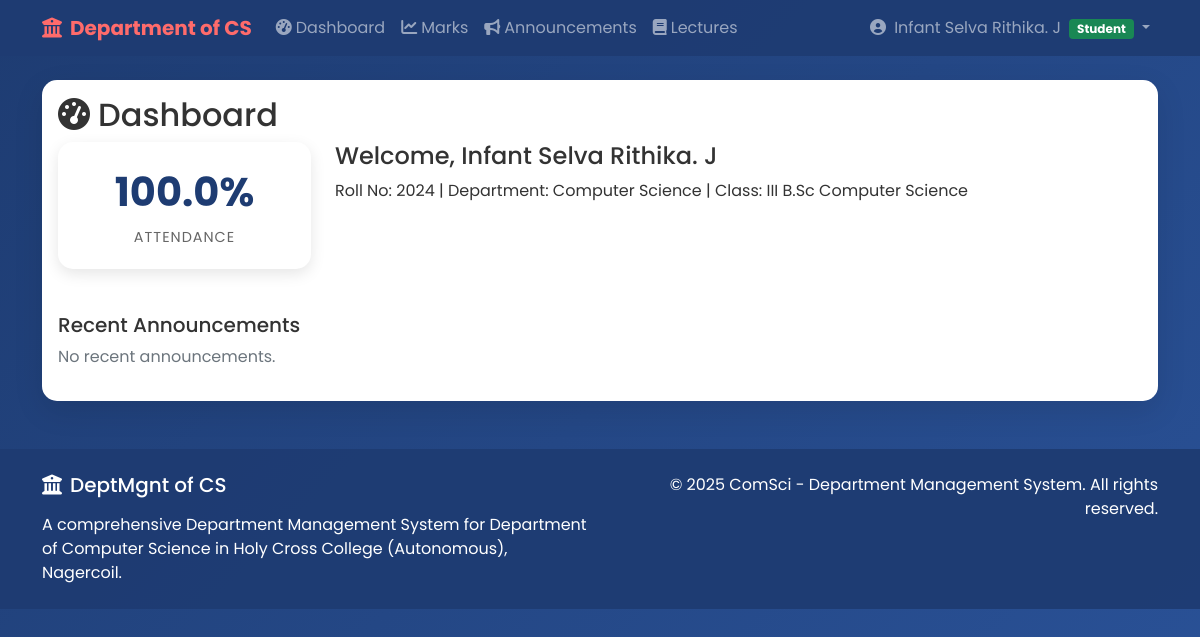
/dashboard/ (signed in), run on the app's committed database.
### dept/models.py (models this page shows, shortened)
class StudentProfile(models.Model):
    user = models.OneToOneField(User, on_delete=models.CASCADE)
    roll_no = models.CharField(max_length=20, unique=True)
    department = models.ForeignKey(Department, on_delete=models.CASCADE)
    classroom = models.ForeignKey(ClassRoom, on_delete=models.CASCADE)
    phone = models.CharField(max_length=15, blank=True)
    address = models.TextField(blank=True)
    photo = models.ImageField(upload_to='student_photos/', null=True, blank=True)
    date_of_birth = models.DateField(null=True, blank=True)
    is_approved = models.BooleanField(default=False)
    created_at = models.DateTimeField(auto_now_add=True)

class Department(models.Model):
    name = models.CharField(max_length=100)
    code = models.CharField(max_length=10, unique=True)
    description = models.TextField(blank=True)
    established_date = models.DateField(null=True, blank=True)

class ClassRoom(models.Model):
    CLASS_CHOICES = [
        ('I_BSC_CS', 'I B.Sc Computer Science'),
        ('II_BSC_CS', 'II B.Sc Computer Science'),
        ('III_BSC_CS', 'III B.Sc Computer Science'),
        ('I_MSC_CS', 'I M.Sc Computer Science'),
        ('II_MSC_CS', 'II M.Sc Computer Science'),
    ]
    name = models.CharField(max_length=100)
    class_code = models.CharField(max_length=20, choices=CLASS_CHOICES, unique=True)
    department = models.ForeignKey(Department, on_delete=models.CASCADE)
    academic_year = models.CharField(max_length=20)
    class Meta:
        unique_together = ['class_code', 'academic_year']

### dept/views.py (the view, shortened to what this page needs)
# urls.py: path('dashboard/', views.dashboard, name='dashboard'),
@login_required
def dashboard(request):
    context = {}
    if hasattr(request.user, 'studentprofile'):
        student = request.user.studentprofile
        context['role'] = 'student'
        context['student'] = student
        context['announcements'] = Announcement.objects.filter(
            classroom=student.classroom
        ).order_by('-created_at')[:5]
        total_days = Attendance.objects.filter(
            student=student,
            classroom=student.classroom
        ).count()
        present_days = Attendance.objects.filter(
            student=student,
            classroom=student.classroom,
            status='P'
        ).count()
        context['attendance_percentage'] = (present_days / total_days * 100) if total_days > 0 else 0
    else:
        context['role'] = 'admin'
    return render(request, 'dashboard.html', context)

### dept/templates/dashboard.html (shortened to what this page needs)
{% extends 'base.html' %}
{% block content %}
<div class="row">
    <div class="col-12">
        <div class="card">
            <div class="card-body">
                <h2 class="card-title">
                    <i class="fas fa-tachometer-alt me-2"></i>Dashboard
                </h2>
                {% if role == 'student' %}
                    <div class="row">
                        <div class="col-md-3">
                            <div class="stat-card">
                                <div class="stat-number">{{ attendance_percentage|floatformat:1 }}%</div>
                                <div class="stat-label">Attendance</div>
                            </div>
                        </div>
                        <div class="col-md-9">
                            <h4>Welcome, {{ student.user.get_full_name }}</h4>
                            <p>Roll No: {{ student.roll_no }} | Department: {{ student.department.name }} | Class: {{ student.classroom.name }}</p>
                        </div>
                    </div>
                    <div class="mt-4">
                        <h5>Recent Announcements</h5>
                        {% for announcement in announcements %}
                        <div class="card mb-2">
                            <div class="card-body">
                                <h6 class="card-title">{{ announcement.title }}</h6>
                                <p class="card-text">{{ announcement.content|truncatewords:20 }}</p>
                                <small class="text-muted">By {{ announcement.created_by.user.get_full_name }} on {{ announcement.created_at|date }}</small>
                            </div>
                        </div>
                        {% empty %}
                        <p class="text-muted">No recent announcements.</p>
                        {% endfor %}
                    </div>
                {% endif %}
            </div>
        </div>
    </div>
</div>
{% endblock %}

### dept/templates/base.html (shortened to what this page needs)
<!DOCTYPE html>
<html lang="en">
<head>
    <link href="https://cdn.jsdelivr.net/npm/bootstrap@5.1.3/dist/css/bootstrap.min.css" rel="stylesheet">
    <link rel="stylesheet" href="https://cdnjs.cloudflare.com/ajax/libs/font-awesome/6.0.0/css/all.min.css">
</head>
<body>
    <nav class="navbar navbar-expand-lg navbar-dark">
        <div class="container">
            <a class="navbar-brand" href="{% url 'home' %}">
                <i class="fas fa-university me-2"></i>Department of CS
            </a>
            <div class="collapse navbar-collapse" id="navbarNav">
                <ul class="navbar-nav me-auto">
                    {% if user.is_authenticated %}
                        <li class="nav-item">
                            <a class="nav-link" href="{% url 'dashboard' %}">
                                <i class="fas fa-tachometer-alt me-1"></i>Dashboard
                            </a>
                        </li>
                        {% if user.studentprofile %}
                            <li class="nav-item">
                                <a class="nav-link" href="{% url 'student_marks' %}">
                                    <i class="fas fa-chart-line me-1"></i>Marks
                                </a>
                            </li>
                            <li class="nav-item">
                                <a class="nav-link" href="{% url 'student_announcements' %}">
                                    <i class="fas fa-bullhorn me-1"></i>Announcements
                                </a>
                            </li>
                            <li class="nav-item">
                                <a class="nav-link" href="{% url 'student_lectures' %}">
                                    <i class="fas fa-book me-1"></i>Lectures
                                </a>
                            </li>
                        {% endif %}
                    {% endif %}
                </ul>
                <ul class="navbar-nav">
                    {% if user.is_authenticated %}
                        <li class="nav-item dropdown">
                            <a class="nav-link dropdown-toggle" href="#" id="navbarDropdown" role="button" data-bs-toggle="dropdown">
                                <i class="fas fa-user-circle me-1"></i>
                                {{ user.get_full_name|default:user.username }}
                                {% if user.studentprofile %}
                                    <span class="badge bg-success ms-1">Student</span>
                                {% elif user.staffprofile %}
                                    {% if user.staffprofile.is_hod %}
                                        <span class="badge bg-warning ms-1">HOD</span>
                                    {% else %}
                                        <span class="badge bg-info ms-1">Staff</span>
                                    {% endif %}
                                {% else %}
                                    <span class="badge bg-secondary ms-1">Admin</span>
                                {% endif %}
                            </a>
                        </li>
                    {% endif %}
                </ul>
            </div>
        </div>
    </nav>
    <main class="container my-4">
        {% block content %}{% endblock %}
    </main>
    <footer class="text-white py-4 mt-5" style="background: rgba(30, 60, 114, 0.95);">
        <div class="container">
            <div class="row">
                <div class="col-md-6">
                    <h5 class="mb-3">
                        <i class="fas fa-university me-2"></i>DeptMgnt of CS
                    </h5>
                    <p class="mb-0">A comprehensive Department Management System for Department of Computer Science in Holy Cross College (Autonomous), Nagercoil.</p>
                </div>
                <div class="col-md-6 text-md-end">
                    <p class="mb-0">
                        &copy; 2025 ComSci - Department Management System. All rights reserved.
                    </p>
                </div>
            </div>
        </div>
    </footer>
</body>
</html>

### dept/templates/base.html (style rules this page uses)
:root { --primary-color: #1e3c72; --secondary-color: #2a5298; --accent-color: #ff6b6b; --text-light: #ffffff; --text-dark: #333333; }
body { font-family: 'Poppins', sans-serif; background: linear-gradient(135deg, var(--primary-color), var(--secondary-color)); min-height: 100vh; color: var(--text-dark); margin: 0; padding: 0; }
.navbar-brand { font-weight: 700; color: var(--accent-color) !important; }
.card { border: none; border-radius: 15px; box-shadow: 0 10px 30px rgba(0,0,0,0.1); transition: transform 0.3s ease; background: white; }
.stat-card { background: white; border-radius: 15px; padding: 20px; text-align: center; margin-bottom: 20px; box-shadow: 0 5px 15px rgba(0,0,0,0.1); }
.stat-number { font-size: 2.5rem; font-weight: 700; color: var(--primary-color); margin-bottom: 5px; }
.stat-label { color: #666; font-size: 0.9rem; text-transform: uppercase; letter-spacing: 1px; }
.navbar { background: rgba(30, 60, 114, 0.95) !important; }

### data on the page
StudentProfile: user.get_full_name "Infant Selva Rithika. J", roll_no "2024", department.name "Computer Science", classroom.name "III B.Sc Computer Science"

### other printed values
{{ user.get_full_name|default:user.username }} "Infant Selva Rithika. J"
{{ attendance_percentage|floatformat:1 }} "100.0"
